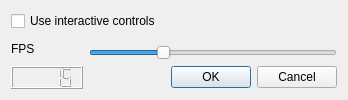
<?xml version="1.0" encoding="UTF-8"?>
<ui version="4.0">
 <class>MovCfgDialog</class>
 <widget class="QDialog" name="MovCfgDialog">
  <property name="windowModality">
   <enum>Qt::ApplicationModal</enum>
  </property>
  <property name="geometry">
   <rect>
    <x>0</x>
    <y>0</y>
    <width>348</width>
    <height>100</height>
   </rect>
  </property>
  <property name="windowTitle">
   <string>Player settings</string>
  </property>
  <property name="windowIcon">
   <iconset resource="../milla-view/milla-view.qrc">
    <normaloff>:/milla-icon.png</normaloff>:/milla-icon.png</iconset>
  </property>
  <layout class="QGridLayout" name="gridLayout">
   <item row="3" column="2">
    <widget class="QDialogButtonBox" name="buttonBox">
     <property name="standardButtons">
      <set>QDialogButtonBox::Cancel|QDialogButtonBox::Ok</set>
     </property>
    </widget>
   </item>
   <item row="1" column="0" rowspan="2">
    <widget class="QLabel" name="label">
     <property name="text">
      <string>FPS</string>
     </property>
    </widget>
   </item>
   <item row="0" column="0" colspan="2">
    <widget class="QCheckBox" name="checkBox">
     <property name="text">
      <string>Use interactive controls</string>
     </property>
    </widget>
   </item>
   <item row="2" column="1" colspan="2">
    <widget class="QSlider" name="horizontalSlider">
     <property name="minimum">
      <number>1</number>
     </property>
     <property name="maximum">
      <number>50</number>
     </property>
     <property name="value">
      <number>15</number>
     </property>
     <property name="orientation">
      <enum>Qt::Horizontal</enum>
     </property>
    </widget>
   </item>
   <item row="3" column="0">
    <widget class="QLCDNumber" name="lcdNumber">
     <property name="intValue" stdset="0">
      <number>15</number>
     </property>
    </widget>
   </item>
  </layout>
 </widget>
 <layoutdefault spacing="6" margin="11"/>
 <resources>
  <include location="../milla-view/milla-view.qrc"/>
 </resources>
 <connections>
  <connection>
   <sender>buttonBox</sender>
   <signal>accepted()</signal>
   <receiver>MovCfgDialog</receiver>
   <slot>accept()</slot>
   <hints>
    <hint type="sourcelabel">
     <x>255</x>
     <y>78</y>
    </hint>
    <hint type="destinationlabel">
     <x>173</x>
     <y>49</y>
    </hint>
   </hints>
  </connection>
  <connection>
   <sender>buttonBox</sender>
   <signal>rejected()</signal>
   <receiver>MovCfgDialog</receiver>
   <slot>reject()</slot>
   <hints>
    <hint type="sourcelabel">
     <x>255</x>
     <y>78</y>
    </hint>
    <hint type="destinationlabel">
     <x>173</x>
     <y>49</y>
    </hint>
   </hints>
  </connection>
  <connection>
   <sender>horizontalSlider</sender>
   <signal>valueChanged(int)</signal>
   <receiver>lcdNumber</receiver>
   <slot>display(int)</slot>
   <hints>
    <hint type="sourcelabel">
     <x>214</x>
     <y>52</y>
    </hint>
    <hint type="destinationlabel">
     <x>46</x>
     <y>78</y>
    </hint>
   </hints>
  </connection>
 </connections>
</ui>
